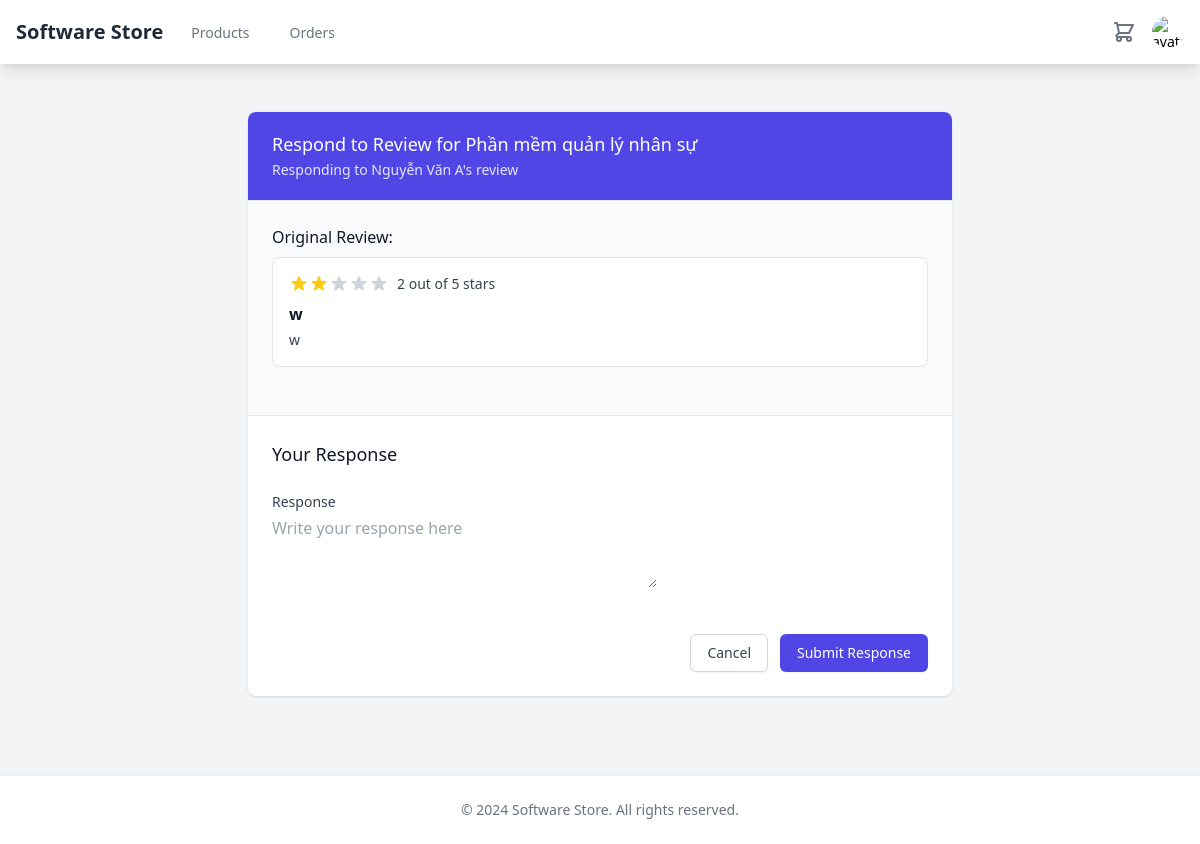
Page /reviews/7/response/ (signed in) on the committed database.
### reviews/models.py (models this page shows, shortened)
class Review(models.Model):
    RATING_CHOICES = (
        (1, _('1 Star')),
        (2, _('2 Stars')),
        (3, _('3 Stars')),
        (4, _('4 Stars')),
        (5, _('5 Stars')),
    )
    product = models.ForeignKey(Product, on_delete=models.CASCADE, related_name='reviews_set')
    user = models.ForeignKey(User, on_delete=models.CASCADE, related_name='reviews')
    rating = models.PositiveIntegerField(
        _('rating'),
        choices=RATING_CHOICES,
        validators=[MinValueValidator(1), MaxValueValidator(5)]
    )
    title = models.CharField(_('title'), max_length=200)
    content = models.TextField(_('content'))
    is_verified_purchase = models.BooleanField(_('verified purchase'), default=False)
    helpful_votes = models.ManyToManyField(User, related_name='helpful_reviews', blank=True)
    helpful_count = models.PositiveIntegerField(_('helpful votes'), default=0)
    is_approved = models.BooleanField(_('is approved'), default=False)
    created_at = models.DateTimeField(auto_now_add=True)
    updated_at = models.DateTimeField(auto_now=True)
    class Meta:
        verbose_name = _('review')
        verbose_name_plural = _('reviews')
        ordering = ['-created_at']
        unique_together = ['product', 'user']

### products/models.py (models this page shows, shortened)
class Product(models.Model):
    SOFTWARE_TYPES = (
        ('desktop', _('Desktop Application')),
        ('web', _('Web Application')),
        ('mobile', _('Mobile Application')),
        ('plugin', _('Plugin/Extension')),
        ('other', _('Other')),
    )
    LICENSE_TYPES = (
        ('single', _('Single User')),
        ('multi', _('Multi User')),
        ('enterprise', _('Enterprise')),
        ('subscription', _('Subscription')),
    )
    name = models.CharField(_('name'), max_length=200)
    slug = models.SlugField(unique=True)
    description = models.TextField(_('description'))
    category = models.ForeignKey(Category, on_delete=models.CASCADE, related_name='products')
    developer = models.ForeignKey(User, on_delete=models.CASCADE, related_name='developed_products')
    version = models.CharField(_('version'), max_length=50)
    software_type = models.CharField(_('software type'), max_length=20, choices=SOFTWARE_TYPES)
    license_type = models.CharField(_('license type'), max_length=20, choices=LICENSE_TYPES)
    supported_platforms = models.CharField(_('supported platforms'), max_length=200)
    system_requirements = models.TextField(_('system requirements'), blank=True)
    file_size = models.CharField(_('file size'), max_length=50)
    price = models.DecimalField(_('price'), max_digits=12, decimal_places=0, validators=[MinValueValidator(0)])
    is_active = models.BooleanField(_('is active'), default=True)
    is_featured = models.BooleanField(_('is featured'), default=False)
    download_count = models.PositiveIntegerField(_('download count'), default=0)
    thumbnail = models.ImageField(_('thumbnail'), upload_to='products/thumbnails/')
    file = models.FileField(_('product file'), upload_to='products/files/', blank=True, null=True)
    demo_url = models.URLField(_('demo URL'), blank=True, null=True)
    download_url = models.URLField(_('download URL'), blank=True, null=True)
    created_at = models.DateTimeField(auto_now_add=True)
    updated_at = models.DateTimeField(auto_now=True)
    release_date = models.DateField(_('release date'))
    class Meta:
        verbose_name = _('product')
        verbose_name_plural = _('products')
        ordering = ['-created_at']
    def thumbnail_tag(self):
        if self.thumbnail:
            return mark_safe(f'<img src="{self.thumbnail.url}" width="50" height="50" />')
        return ""
    thumbnail_tag.short_description = 'Thumbnail Preview'

### accounts/models.py (models this page shows, shortened)
class User(AbstractUser):
    email = models.EmailField(_('email address'), unique=True)
    phone_number = models.CharField(_('phone number'), max_length=15, unique=True, null=True, blank=True)
    avatar = models.ImageField(_('avatar'), upload_to='avatars/', null=True, blank=True)
    address = models.TextField(_('address'), null=True, blank=True)
    company_name = models.CharField(_('company name'), max_length=100, null=True, blank=True)
    company_website = models.URLField(_('company website'), null=True, blank=True)
    is_email_verified = models.BooleanField(default=False)
    created_at = models.DateTimeField(auto_now_add=True)
    updated_at = models.DateTimeField(auto_now=True)
    groups = models.ManyToManyField(
        'auth.Group',
        verbose_name=_('groups'),
        blank=True,
        help_text=_(
            'The groups this user belongs to. A user will get all permissions '
            'granted to each of their groups.'
        ),
        related_name='custom_user_set',  # Thêm related_name
        related_query_name='user',
    )
    user_permissions = models.ManyToManyField(
        'auth.Permission',
        verbose_name=_('user permissions'),
        blank=True,
        help_text=_('Specific permissions for this user.'),
        related_name='custom_user_set',  # Thêm related_name
        related_query_name='user',
    )
    USERNAME_FIELD = 'email'
    REQUIRED_FIELDS = ['username']
    class Meta:
        verbose_name = _('user')
        verbose_name_plural = _('users')

### reviews/views.py (the view, shortened to what this page needs)
# urls.py: path('<int:review_id>/response/', views.ReviewResponseCreateView.as_view(), name='create_response'),
class ReviewResponseCreateView(LoginRequiredMixin, CreateView):
    model = ReviewResponse
    form_class = ReviewResponseForm
    template_name = 'reviews/review_response_form.html'
    success_url = reverse_lazy('reviews:list')
    def get_context_data(self, **kwargs):
        context = super().get_context_data(**kwargs)
        review_id = self.kwargs.get('review_id')
        review = get_object_or_404(Review, id=review_id)
        context['review'] = review
        return context

### reviews/forms.py
class ReviewResponseForm(forms.ModelForm):
    class Meta:
        model = ReviewResponse
        fields = ['content']
        widgets = {
            'content': forms.Textarea(attrs={
                'rows': 3,
                'placeholder': _('Write your response here')
            }),
        }

### cart/context_processors.py (called while the page is built)
def cart_processor(request):
    cart_count = 0
    cart_total = 0
    if request.user.is_authenticated:
        try:
            cart = Cart.objects.filter(user=request.user).first()
            if cart:
                cart_count = cart.count
                cart_total = cart.total
        except Exception:
            pass
    return {
        'cart_count': cart_count,
        'cart_total': cart_total
    }

### cart/models.py (called while the page is built)
    @property
    def total(self):
        return sum(item.product.price for item in self.items.all())

    @property
    def count(self):
        return self.items.count()

### orders/context_processors.py (called while the page is built)
def cart_info(request):
    cart = request.session.get('cart', {})
    cart_count = sum(cart.values())  # Tổng số lượng sản phẩm trong giỏ
    return {
        'cart_count': cart_count
    }

### templates/reviews/review_response_form.html (shortened to what this page needs)
{% extends 'base.html' %}
{% load static %}
{% block content %}
<div class="max-w-3xl mx-auto py-6 sm:px-6 lg:px-8">
    <div class="bg-white shadow overflow-hidden sm:rounded-lg">
        <div class="px-4 py-5 sm:px-6 bg-indigo-600">
            <h3 class="text-lg leading-6 font-medium text-white">
                Respond to Review for {{ review.product.name }}
            </h3>
            <p class="mt-1 max-w-2xl text-sm text-indigo-100">
                Responding to {{ review.user.get_full_name|default:review.user.email }}'s review
            </p>
        </div>
        <div class="border-t border-gray-200 px-4 py-5 sm:p-6 bg-gray-50">
            <div class="mb-6">
                <h4 class="text-md font-medium text-gray-900 mb-2">Original Review:</h4>
                <div class="bg-white p-4 rounded-lg border border-gray-200">
                    <div class="flex items-center mb-2">
                        <div class="flex items-center">
                        </div>
                        <span class="ml-2 text-sm text-gray-700">{{ review.rating }} out of 5 stars</span>
                    </div>
                    <h5 class="text-md font-semibold text-gray-900">{{ review.title }}</h5>
                    <p class="text-sm text-gray-700 mt-1">{{ review.content }}</p>
                </div>
            </div>
        </div>
        <div class="border-t border-gray-200 px-4 py-5 sm:p-6">
            <h4 class="text-lg font-medium text-gray-900 mb-4">Your Response</h4>
            <form method="post" class="space-y-6">
                <div>
                    <label for="id_content" class="block text-sm font-medium text-gray-700">Response</label>
                    <div class="mt-1">
                        {{ form.content }}
                    </div>
                </div>
                <div class="flex justify-end space-x-3 pt-4">
                    <a href="{% url 'products:detail' review.product.id %}" class="inline-flex items-center px-4 py-2 border border-gray-300 shadow-sm text-sm font-medium rounded-md text-gray-700 bg-white hover:bg-gray-50 focus:outline-none focus:ring-2 focus:ring-offset-2 focus:ring-indigo-500">
                        Cancel
                    </a>
                    <button type="submit" class="inline-flex items-center px-4 py-2 border border-transparent shadow-sm text-sm font-medium rounded-md text-white bg-indigo-600 hover:bg-indigo-700 focus:outline-none focus:ring-2 focus:ring-offset-2 focus:ring-indigo-500">
                        Submit Response
                    </button>
                </div>
            </form>
        </div>
    </div>
</div>
{% endblock %}

### rows in the picture
Review: product.name "Phần mềm quản lý nhân sự", user.get_full_name "Nguyễn Văn A", rating "2", title "w", content "w"
